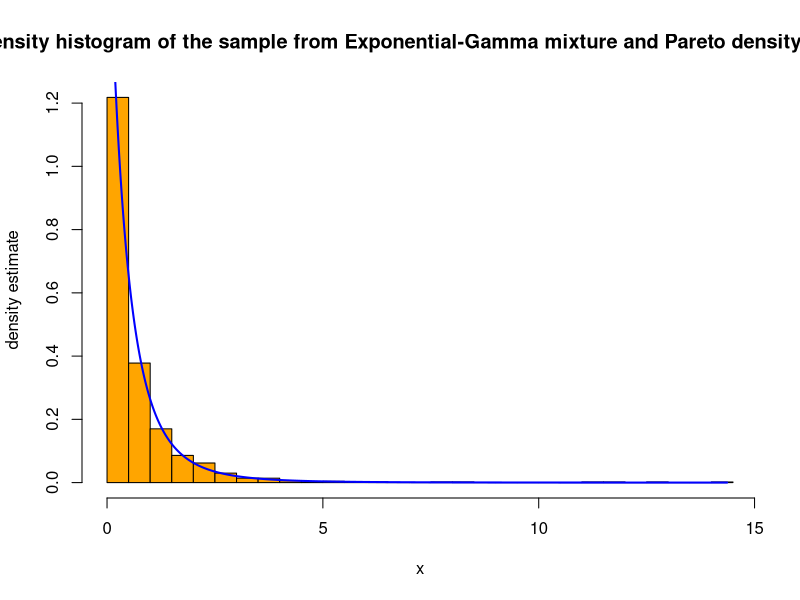

This figure's R source:
Exp_Gamma_mixture <- function(r,beta,n){
  U1 = rgamma(n,r,beta)
  U2 = rexp(n,U1)
}

r = 4
beta = 2
results = Exp_Gamma_mixture(r,beta,1000)
hist(results,col='orange',probability = T,breaks=30,xlab='x',ylab = 'density estimate',
     main='density histogram of the sample from Exponential-Gamma mixture and Pareto density curve')
xx = seq(min(results),max(results),length=1000)
yy = beta^r * r * (beta+xx)^(-r-1)
lines(xx,yy,col='blue',lwd=2)

